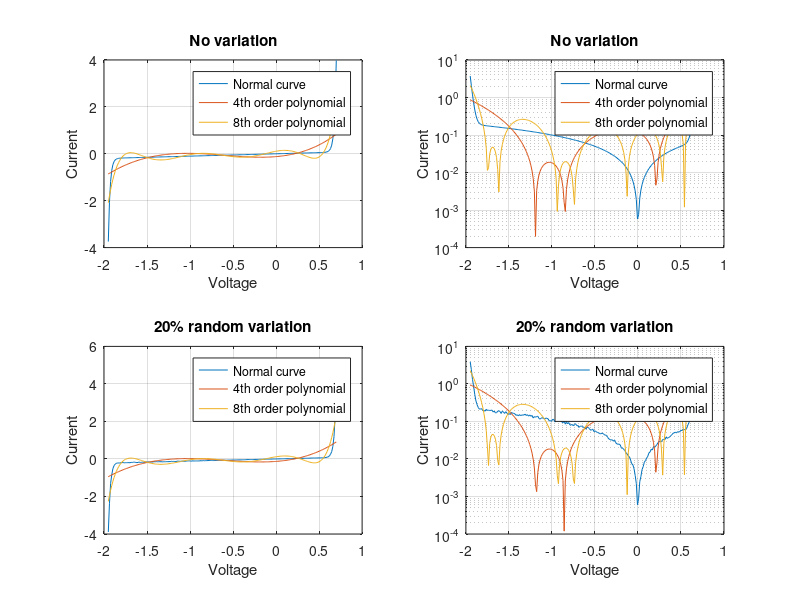

Recreate this plot in MATLAB. (Note: this script raises an error after producing the figure.)

Is=0.01*10^-12;
Ib=0.1*10^-12;
Vb=1.3;
Gp=0.1;
vVec=linspace(-1.95,0.7,200);
iVec=zeros(1,200);

for x = 1:200
    %iVec(x) = Is*(exp(1.2.*vVec(x)/0.025)-1) + Gp*vVec(x) - Ib*(exp(-1.2*(vVec(x)+Vb)/0.025)-1);
    iVec(x) = Is.*(exp(1.2*vVec(x)/0.025)-1) + Gp.*vVec(x) - Ib*(exp(-1.2*((vVec(x)+Vb))/0.025)-1);
end

iVec2 = iVec + iVec.*(0.2*rand(1,200));

p4 = polyfit(vVec,iVec,4);
f4=polyval(p4,vVec);

p4i = polyfit(vVec,iVec,4);
f4i=polyval(p4i,vVec);

p8 = polyfit(vVec,iVec,8);
f8=polyval(p8,vVec);

p8i = polyfit(vVec,iVec,8);
f8i=polyval(p8i,vVec);

p4r = polyfit(vVec,iVec2,4);
f4r=polyval(p4r,vVec);

p4ri = polyfit(vVec,iVec2,4);
f4ri=polyval(p4ri,vVec);

p8r = polyfit(vVec,iVec2,8);
f8r=polyval(p8r,vVec);

p8ri = polyfit(vVec,iVec2,8);
f8ri=polyval(p8ri,vVec);

figure(1)
subplot(2,2,1)
plot(vVec,iVec)
title('No variation')
xlabel('Voltage')
ylabel('Current')
hold on
plot(vVec,f4)
plot(vVec,f8)
legend('Normal curve','4th order polynomial','8th order polynomial')
grid on
hold off

subplot(2,2,2)
semilogy(vVec,abs(iVec))
title('No variation')
xlabel('Voltage')
ylabel('Current')
hold on
plot(vVec,abs(f4i))
plot(vVec,abs(f8i))
legend('Normal curve','4th order polynomial','8th order polynomial')
grid on
hold off

subplot(2,2,3)
plot(vVec,iVec2)
title('20% random variation')
xlabel('Voltage')
ylabel('Current')
hold on
plot(vVec,f4r)
plot(vVec,f8r)
legend('Normal curve','4th order polynomial','8th order polynomial')
grid on
hold off

subplot(2,2,4)
semilogy(vVec,abs(iVec2))
title('20% random variation')
xlabel('Voltage')
ylabel('Current')
hold on
plot(vVec,abs(f4ri))
plot(vVec,abs(f8ri))
legend('Normal curve','4th order polynomial','8th order polynomial')
grid on
hold off

fo = fittype('A.*(exp(1.2*x/25e-3)-1) + 0.1.*x - C*(exp(1.2*(-(x+1.3))/25e-3)-1)');
ff = fit(vVec',iVec',fo)
If = ff(vVec')

foi = fittype('A.*(exp(1.2*x/25e-3)-1) + B.*x - C*(exp(1.2*(-(x+1.3))/25e-3)-1)');
ffi = fit(vVec',iVec',foi)
Ifi = ff(vVec')

foii = fittype('A.*(exp(1.2*x/25e-3)-1) + B.*x - C*(exp(1.2*(-(x+1.3))/25e-3)-1)');
ffii = fit(vVec',iVec',foii)
Ifii = ff(vVec')

forr = fittype('A.*(exp(1.2*x/25e-3)-1) + 0.1.*x - C*(exp(1.2*(-(x+1.3))/25e-3)-1)');
ffr = fit(vVec',iVec',forr)
Ifr = ff(vVec')

foir = fittype('A.*(exp(1.2*x/25e-3)-1) + B.*x - C*(exp(1.2*(-(x+1.3))/25e-3)-1)');
ffir = fit(vVec',iVec',foir)
Ifir = ff(vVec')

foiir = fittype('A.*(exp(1.2*x/25e-3)-1) + B.*x - C*(exp(1.2*(-(x+1.3))/25e-3)-1)');
ffiir = fit(vVec',iVec',foiir)
Ifiir = ff(vVec')

figure(2)
subplot(3,3,1)
plot(vVec,iVec,'*')
title('No variation, B and D set')
xlabel('Voltage')
ylabel('Current')
hold on
plot(vVec,If)
legend('Normal curve','fit')
grid on
hold off

subplot(3,3,2)
plot(vVec,iVec,'*')
title('No variation, D set')
xlabel('Voltage')
ylabel('Current')
hold on
plot(vVec,Ifi)
legend('Normal curve','fit')
grid on
hold off

subplot(3,3,3)
plot(vVec,iVec,'*')
title('No variation, Solving for all parameters (A,B,C,D)')
xlabel('Voltage')
ylabel('Current')
hold on
plot(vVec,Ifii)
legend('Normal curve','fit')
grid on
hold off

subplot(3,3,4)
semilogy(vVec,abs(iVec),'*')
title('No variation, B and D set')
xlabel('Voltage')
ylabel('Current')
hold on
plot(vVec,If)
legend('Normal curve','fit')
grid on
hold off

subplot(3,3,5)
semilogy(vVec,abs(iVec),'*')
title('No variation, D set')
xlabel('Voltage')
ylabel('Current')
hold on
semilogy(vVec,abs(Ifi))
legend('Normal curve','fit')
grid on
hold off

subplot(3,3,6)
semilogy(vVec,abs(iVec),'*')
title('No variation, Solving for all parameters (A,B,C,D)')
xlabel('Voltage')
ylabel('Current')
hold on
semilogy(vVec,abs(Ifii))
legend('Normal curve','fit')
grid on
hold off

figure(3)
subplot(3,3,1)
plot(vVec,iVec2,'*')
title('20% variation, B and D set')
xlabel('Voltage')
ylabel('Current')
hold on
plot(vVec,Ifr)
legend('Normal curve','fit')
grid on
hold off

subplot(3,3,2)
plot(vVec,iVec2,'*')
title('20% variation, D set')
xlabel('Voltage')
ylabel('Current')
hold on
plot(vVec,Ifir)
legend('Normal curve','fit')
grid on
hold off

subplot(3,3,3)
plot(vVec,iVec2,'*')
title('20% variation, Solving for all parameters (A,B,C,D)')
xlabel('Voltage')
ylabel('Current')
hold on
plot(vVec,Ifiir)
legend('Normal curve','fit')
grid on
hold off

subplot(3,3,4)
semilogy(vVec,abs(iVec2),'*')
title('No variation, B and D set')
xlabel('Voltage')
ylabel('Current')
hold on
plot(vVec,Ifr)
legend('Normal curve','fit')
grid on
hold off

subplot(3,3,5)
semilogy(vVec,abs(iVec2),'*')
title('No variation, D set')
xlabel('Voltage')
ylabel('Current')
hold on
semilogy(vVec,abs(Ifir))
legend('Normal curve','fit')
grid on
hold off

subplot(3,3,6)
semilogy(vVec,abs(iVec2),'*')
title('No variation, Solving for all parameters (A,B,C,D)')
xlabel('Voltage')
ylabel('Current')
hold on
semilogy(vVec,abs(Ifiir))
legend('Normal curve','fit')
grid on
hold off

% Neural Net Model 
inputs = vVec.';
targets = iVec.';
hiddenLayerSize = 10;
net = fitnet(hiddenLayerSize);
net.divideParam.trainRatio = 70/100;
net.divideParam.valRatio = 15/100;
net.divideParam.testRatio = 15/100;
[net,tr] = train(net,inputs,targets);
outputs = net(inputs);
errors = gsubtract(outputs,targets);
performance = perform(net,targets,outputs)
view(net)
Inn = outputs

figure(4)
subplot(2,2,1)
plot(vVec,iVec,'*')
hold on
plot(vVec,Inn)
hold off
grid on
subplot(2,2,2)
semilogy(vVec,abs(iVec),'*')
hold on
semilogy(vVec,abs(Inn))
hold off
grid on

inputs = vVec.';
targets = iVec2.';
hiddenLayerSize = 10;
net = fitnet(hiddenLayerSize);
net.divideParam.trainRatio = 70/100;
net.divideParam.valRatio = 15/100;
net.divideParam.testRatio = 15/100;
[net,tr] = train(net,inputs,targets);
outputs = net(inputs);
errors = gsubtract(outputs,targets);
performance = perform(net,targets,outputs)
view(net)
Inn = outputs

subplot(2,2,3)
plot(vVec,iVec2,'*')
hold on
plot(vVec,Inn)
hold off
grid on
subplot(2,2,4)
semilogy(vVec,abs(iVec2),'*')
hold on
semilogy(vVec,abs(Inn))
hold off
grid on